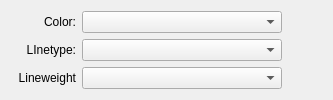
      <widget class="QWidget" name="tab_2">
       <attribute name="title">
        <string>Cut Line</string>
       </attribute>
       <layout class="QVBoxLayout" name="verticalLayout_12">
        <item>
         <layout class="QVBoxLayout" name="verticalLayout">
          <item>
           <layout class="QHBoxLayout" name="horizontalLayout_11">
            <item>
             <widget class="QLabel" name="cutColor_Llabel">
              <property name="sizePolicy">
               <sizepolicy hsizetype="Preferred" vsizetype="Preferred">
                <horstretch>0</horstretch>
                <verstretch>0</verstretch>
               </sizepolicy>
              </property>
              <property name="minimumSize">
               <size>
                <width>65</width>
                <height>18</height>
               </size>
              </property>
              <property name="maximumSize">
               <size>
                <width>16777215</width>
                <height>16777215</height>
               </size>
              </property>
              <property name="font">
               <font>
                <family>MS Shell Dlg 2</family>
                <pointsize>9</pointsize>
               </font>
              </property>
              <property name="text">
               <string>Color:</string>
              </property>
              <property name="alignment">
               <set>Qt::AlignRight|Qt::AlignTrailing|Qt::AlignVCenter</set>
              </property>
             </widget>
            </item>
            <item>
             <widget class="ColorComboBox" name="defaultCutColor_ComboBox">
              <property name="sizePolicy">
               <sizepolicy hsizetype="Preferred" vsizetype="Preferred">
                <horstretch>0</horstretch>
                <verstretch>0</verstretch>
               </sizepolicy>
              </property>
              <property name="minimumSize">
               <size>
                <width>200</width>
                <height>18</height>
               </size>
              </property>
              <property name="font">
               <font>
                <family>MS Shell Dlg 2</family>
                <pointsize>9</pointsize>
               </font>
              </property>
             </widget>
            </item>
            <item>
             <spacer name="horizontalSpacer_11">
              <property name="orientation">
               <enum>Qt::Horizontal</enum>
              </property>
              <property name="sizeHint" stdset="0">
               <size>
                <width>40</width>
                <height>20</height>
               </size>
              </property>
             </spacer>
            </item>
           </layout>
          </item>
          <item>
           <layout class="QHBoxLayout" name="horizontalLayout_12">
            <item>
             <widget class="QLabel" name="cutLineType_Label">
              <property name="minimumSize">
               <size>
                <width>65</width>
                <height>18</height>
               </size>
              </property>
              <property name="font">
               <font>
                <family>MS Shell Dlg 2</family>
                <pointsize>9</pointsize>
               </font>
              </property>
              <property name="text">
               <string>LInetype:</string>
              </property>
              <property name="alignment">
               <set>Qt::AlignRight|Qt::AlignTrailing|Qt::AlignVCenter</set>
              </property>
             </widget>
            </item>
            <item>
             <widget class="LineTypeComboBox" name="defaultCutLinetype_ComboBox">
              <property name="sizePolicy">
               <sizepolicy hsizetype="Preferred" vsizetype="Preferred">
                <horstretch>0</horstretch>
                <verstretch>0</verstretch>
               </sizepolicy>
              </property>
              <property name="minimumSize">
               <size>
                <width>200</width>
                <height>18</height>
               </size>
              </property>
              <property name="font">
               <font>
                <family>MS Shell Dlg 2</family>
                <pointsize>9</pointsize>
               </font>
              </property>
             </widget>
            </item>
            <item>
             <spacer name="horizontalSpacer_12">
              <property name="orientation">
               <enum>Qt::Horizontal</enum>
              </property>
              <property name="sizeHint" stdset="0">
               <size>
                <width>40</width>
                <height>20</height>
               </size>
              </property>
             </spacer>
            </item>
           </layout>
          </item>
          <item>
           <layout class="QHBoxLayout" name="horizontalLayout_13">
            <item>
             <widget class="QLabel" name="cutLineWeight_Labe">
              <property name="minimumSize">
               <size>
                <width>65</width>
                <height>0</height>
               </size>
              </property>
              <property name="maximumSize">
               <size>
                <width>65</width>
                <height>16777215</height>
               </size>
              </property>
              <property name="font">
               <font>
                <pointsize>9</pointsize>
               </font>
              </property>
              <property name="text">
               <string>Lineweight</string>
              </property>
              <property name="alignment">
               <set>Qt::AlignRight|Qt::AlignTrailing|Qt::AlignVCenter</set>
              </property>
             </widget>
            </item>
            <item>
             <widget class="LineWeightComboBox" name="defaultCutLineweight_ComboBox">
              <property name="sizePolicy">
               <sizepolicy hsizetype="Preferred" vsizetype="Preferred">
                <horstretch>0</horstretch>
                <verstretch>0</verstretch>
               </sizepolicy>
              </property>
              <property name="minimumSize">
               <size>
                <width>200</width>
                <height>18</height>
               </size>
              </property>
              <property name="maximumSize">
               <size>
                <width>16777215</width>
                <height>16777215</height>
               </size>
              </property>
              <property name="font">
               <font>
                <pointsize>9</pointsize>
               </font>
              </property>
             </widget>
            </item>
            <item>
             <spacer name="horizontalSpacer_13">
              <property name="orientation">
               <enum>Qt::Horizontal</enum>
              </property>
              <property name="sizeHint" stdset="0">
               <size>
                <width>40</width>
                <height>20</height>
               </size>
              </property>
             </spacer>
            </item>
           </layout>
          </item>
         </layout>
        </item>
       </layout>
      </widget>
